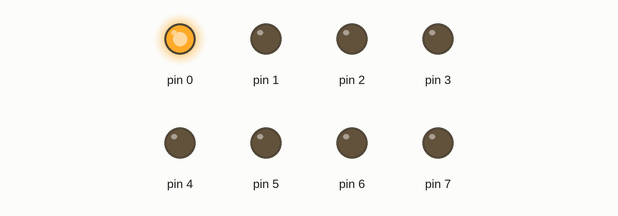
Recording of a sketch running on a simulated Arduino Uno, built with avr-gcc and run on an emulated ATmega328P. Shown: output pins drawn as LEDs (lit = HIGH).

Above: at 0.1 s.
At 4.1 s:
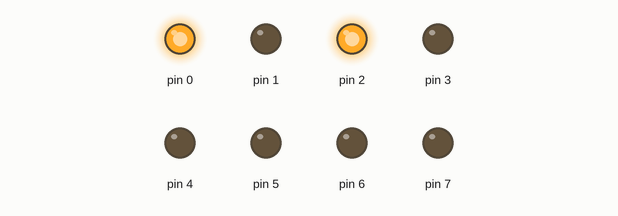
At 9.1 s:
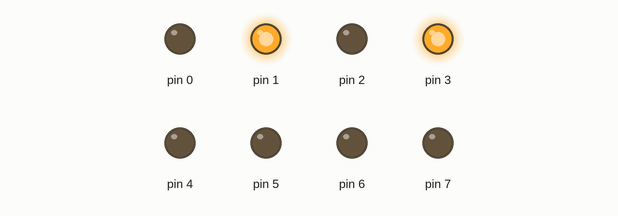
At 19.1 s:
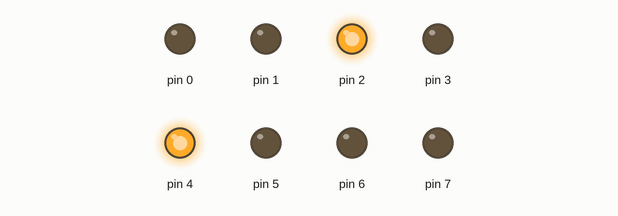
At 29.1 s:
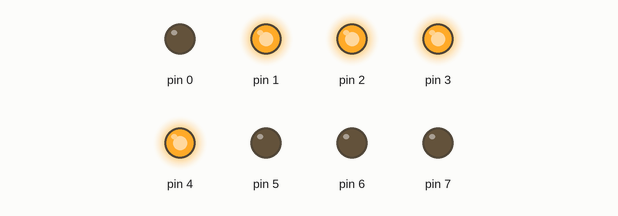
At 39.1 s:
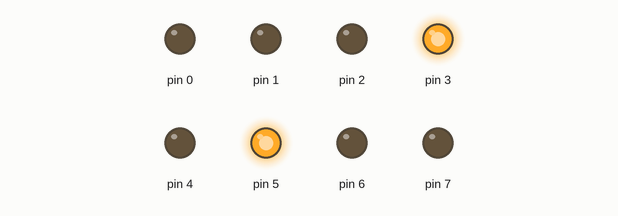
Timing chart, 0 to 40.0 s (numbered marks = the images above):
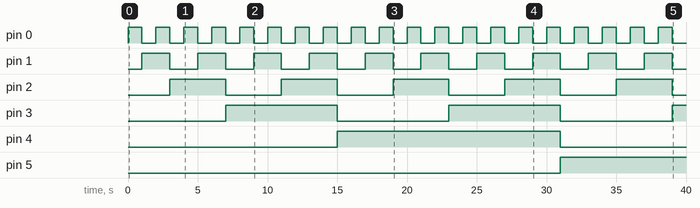

Measured:
- by itself, pin 0: alternates HIGH for 1.0 s and LOW for 1.0 s
- by itself, pin 1: alternates HIGH for 2.0 s and LOW for 2.0 s
- by itself, pin 2: alternates HIGH for 4.0 s and LOW for 4.0 s
- by itself, pin 3: alternates HIGH for 8.0 s and LOW for 8.0 s
- by itself, pin 4: LOW → HIGH at 15.0 s, → LOW 16.0 s later
- by itself, pin 5: LOW → HIGH at 31.0 s

The sketch:

part1.ino
```cpp
byte timer = B00000001;

void setup() {
    DDRD = B11111111; //output mode
}

void loop() {
    PORTD = timer; //setting HIGH

    delay(1000);

    timer++;
}
```
